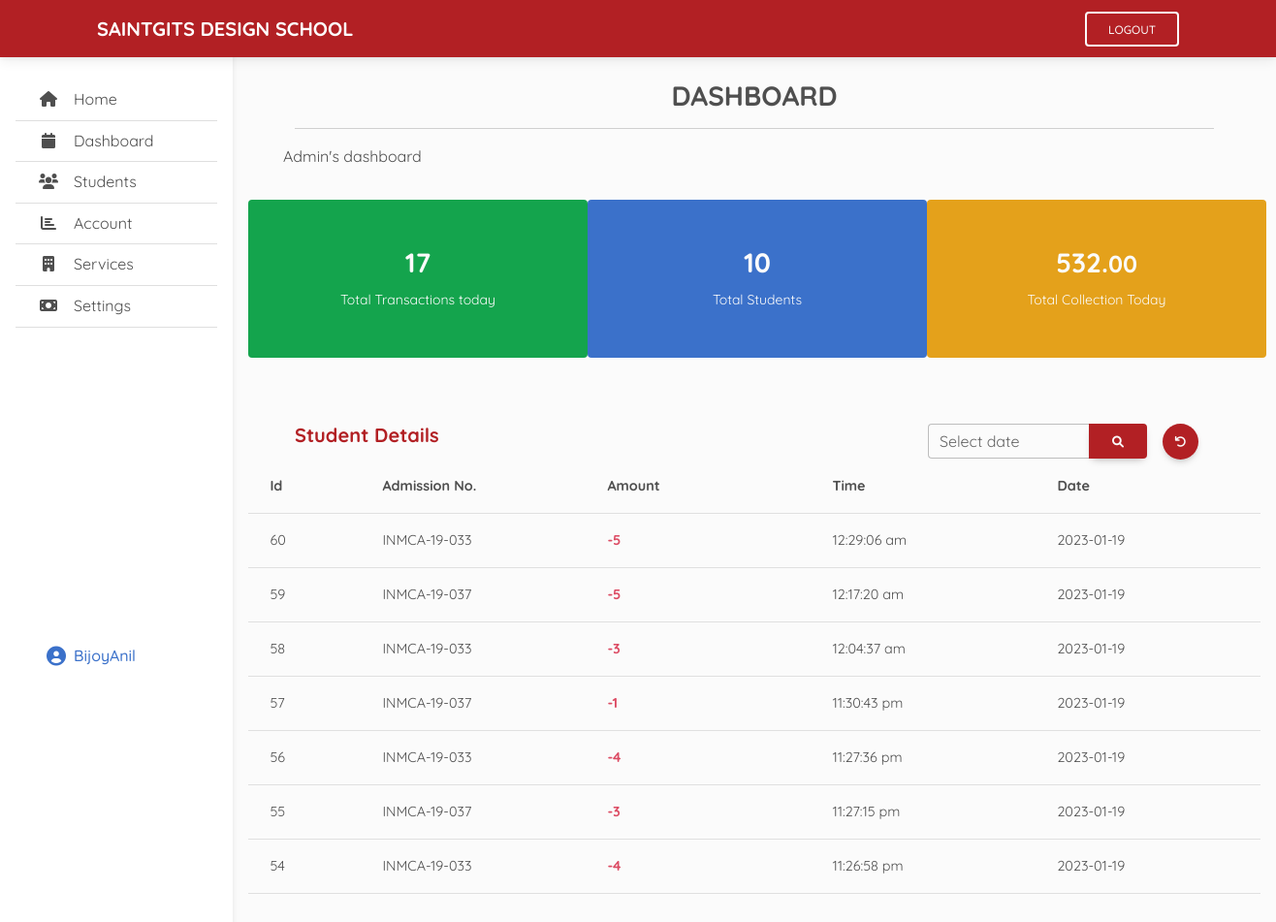
The page /dash.php (signed in) on the database its author committed.
### tables this page shows
CREATE TABLE IF NOT EXISTS `users` (
  `user_id` varchar(255) NOT NULL,
  `password` varchar(255) NOT NULL,
  PRIMARY KEY (`user_id`)
);

CREATE TABLE IF NOT EXISTS `transactions` (
  `t_id` int(100) NOT NULL AUTO_INCREMENT,
  `amt` int(100) NOT NULL,
  `time` varchar(255) NOT NULL,
  `date` date NOT NULL,
  `adm_no` varchar(255) NOT NULL,
  PRIMARY KEY (`t_id`)
);

### dash.php (the view, shortened to what this page needs)
<?php
include "connection.php";
$user_check=$_SESSION['username'];
$ses_sql  = mysqli_query($con,"select user_id from users where user_id='$user_check'");
$row  = mysqli_fetch_array($ses_sql,MYSQLI_ASSOC);
$loggedin_session = $row['user_id'];
$sql ="SELECT count(*) as total from students";
$result=mysqli_query($con,$sql);
$data= mysqli_fetch_assoc($result);
$date = date('Y/m/d');
$sql2 ="SELECT count(*) as total from transactions where date= '$date'";
$result2=mysqli_query($con,$sql2);
$data2= mysqli_fetch_assoc($result2);
$date = date('Y/m/d');
$sql3 ="SELECT sum(amt) as total from transactions where date= '$date' and amt < 0";
$result3=mysqli_query($con,$sql3);
$data3= mysqli_fetch_assoc($result3);
?>
<!DOCTYPE html>
<html lang="en">
<head>
    <link
  href="https://cdnjs.cloudflare.com/ajax/libs/font-awesome/6.0.0/css/all.min.css"
  rel="stylesheet"
/>
<link
  href="https://cdnjs.cloudflare.com/ajax/libs/mdb-ui-kit/6.0.1/mdb.min.css"
  rel="stylesheet"
/>
<link rel="stylesheet" href="css/sideNav.css">
<link rel="stylesheet" href="style.css">
</head>
<body>
<?php
$nav = $_GET['set'];
include 'nav.php';
?>
<nav style="background-color: #b22024;"
       id="main-navbar"
       class="navbar navbar-expand-lg navbar-dark  fixed-top"
       >
    <div class="container">
      <a class="navbar-brand" href="#">
      <b style="text-transform:uppercase">Saintgits Design School</b>
      </a>
      <div class="navbar-nav ms-auto">
        <form action="home.php?set=home" method="post">
                  <button type="submit" name="logout" class="btn btn-outline-light" style="margin-left: 10px;">Logout</button>
                  </form>
               </div>
    </div>
  </nav>
<main style="margin-top: 58px;">
  <div class="mx-3 pt-4">
    <center><h3><b>DASHBOARD</b></h3></center>
    <hr class="mx-5">
    <p class="container mx-4">Admin's dashboard</p>
  <div class="d-sm-flex justify-content-around">
    <div style="min-width: 350px;" class=" my-3 p-5 bg-success text-light dash_box rounded dash_box">
      <center>
      <h3><b><?php echo $data2['total']; ?></b></h3>
      <small>Total Transactions today</small>
      </center>
    </div >
    <div style="min-width: 350px;" class= " my-3 p-5 bg-primary text-light dash_box rounded">
      <center>
      <h3><b><?php echo $data['total']; ?></b></h3>
      <small>Total Students</small>
      </center>
    </div>
    <div style="min-width: 350px;" class="my-3 p-5 bg-warning text-light dash_box rounded">
      <center>
      <h3><b><?php $tot = $data3['total'];
      $tot = $tot * -1;
      echo $tot;
      ?>.<small>00</small></b></h3>
      <small>Total Collection Today</small>
      </center>
    </div>
  </div>
 <br><br>
 <form action="dash.php?set=dash" method="post">
  <div class="container px-5" style="display: flex; justify-content:space-between">
  <h5 style="color: #b22024;"><b>Student Details</b></h5>
    <div style="min-width:max-content; display: flex; align-items:center; justify-content:space-around;">
    <div class="input-group">
  <div class="form-outline">
    <label class="form-label" for="form1">Select date</label>
  </div>
  <button id="search-button" type="submit" name="search" class="btn text-light" style="background-color: #b22024;">
    <i class="fas fa-search"></i>
  </button>
</div><button name="reset" class="btn btn-floating text-light mx-3" style="background-color: #b22024;"><a class="text-light" href="dash.php?set=dash"><i class="fas fa-undo"></i></a></button>
    </div>
  </div>
  </form>
  <div style="height: 450px; overflow-y: auto">
<table class="table">
<tbody class="" style="text-align: left;">
    <tr>
      <td width="100"><b>Id</b></td>
      <td width="200"><b>Admission No.</b></td>
      <td width="200"><b>Amount</b></td>
      <td width="200"><b>Time</b></td>
      <td width="200"><b>Date</b></td>
</tr>
  </tbody>
  <tbody>
  <?php
include "connection.php";
if(isset($_POST['search'])){
  $date1 = $_POST['date'];
 $query_products = "SELECT * FROM transactions WHERE date = '$date1' ORDER BY t_id DESC;";
}
else{
  $query_products = "SELECT * FROM transactions ORDER BY t_id DESC;";
}
$result_products = mysqli_query($con,$query_products);
if($result_products):
  if(mysqli_num_rows($result_products)>0):
      while($products = mysqli_fetch_assoc($result_products)):
        if($products['amt'] < 0){
          $color = 'danger';
        }else{
          $color = 'success';
        }
?>
  <tr>
    <td width="100"><?php echo $products['t_id'] ?></td>
    <td width="200"><?php echo $products['adm_no'] ?></td>
    <td width="200"><b class="text-<?php echo $color; ?>"><?php echo $products['amt'] ?></b></td>
    <td width="200"><?php echo $products['time'] ?></td>
    <td width="200"><?php echo $products['date'] ?></td>
  </tr>
    <?php
                    endwhile;
                endif;
            endif;
            ?>
  </tbody>
</table>
</div>
  </div>
</main>
</body>
</html>

### nav.php (shortened to what this page needs)
<nav
       id="sidebarMenu"
       class="collapse navbar-danger d-lg-block sidebar collapse bg-white"
       >
    <div class="position-sticky">
      <div class="list-group list-group-flush mx-3 mt-4">
        <a
           href="home.php?set=home"
           class="list-group-item list-group-item-action py-2 ripple <?php
           if($nav == 'home'){
            echo "active";
           }else{
            echo "";
           }
           ?>"
           >
          <i class="fas fa-home fa-fw me-3"></i
            ><span>Home</span>
        </a>
        <a
           href="dash.php?set=dash"
           class="list-group-item list-group-item-action py-2 ripple <?php
           if($nav == 'dash'){
            echo "active";
           }else{
            echo "";
           }
           ?>"
           ><i class="fas fa-calendar fa-fw me-3"></i
          ><span>Dashboard</span></a
          >
        <a
           href="students.php?set=stud"
           class="list-group-item list-group-item-action py-2 ripple <?php
           if($nav == 'stud'){
            echo "active";
           }else{
            echo "";
           }
           ?>"
           ><i class="fas fa-users fa-fw me-3"></i><span>Students</span></a
          >
        <a
           href="account.php?set=acc"
           class="list-group-item list-group-item-action py-2 ripple
           <?php
           if($nav == 'acc'){
            echo "active";
           }else{
            echo "";
           }
           ?>"
           ><i class="fas fa-chart-bar fa-fw me-3"></i><span>Account</span></a
          >
        <a
           href="services.php?set=service"
           class="list-group-item list-group-item-action py-2 ripple <?php
           if($nav == 'service'){
            echo "active";
           }else{
            echo "";
           }
           ?>"
           ><i class="fas fa-building fa-fw me-3"></i
          ><span>Services</span></a
          >
        <a
           href="#"
           class="list-group-item list-group-item-action py-2 ripple"
           ><i class="fas fa-money-bill fa-fw me-3"></i><span>Settings</span></a
          >
          <br><br><br><br><br><br><br><br><br><br><br>
          <h6 class="text-primary mx-4 mt-5"><i class="fa-lg fas fa-user-circle mx-2"></i><?php echo $loggedin_session ?></h6>
      </div>
    </div>
  </nav>

### css/sideNav.css (style rules this page uses)
body { background-color: #fbfbfb; }
@media (min-width: 991.98px) { main { padding-left: 240px; } }
.sidebar { position: fixed; top: 0; bottom: 0; left: 0; padding: 58px 0 0; box-shadow: 0 2px 5px 0 rgb(0 0 0 / 5%), 0 2px 10px 0 rgb(0 0 0 / 5%); width: 240px; z-index: 600; }

### dash.php (style rules this page uses)
* { font-family: Quicksand; }
body { overflow-x: hidden; }

### rows shown on the page
users: user_id "BijoyAnil"
transactions: t_id "60", adm_no "INMCA-19-033", amt "-5", time "12:29:06 am", date "2023-01-19"
transactions: t_id "59", adm_no "INMCA-19-037", amt "-5", time "12:17:20 am", date "2023-01-19"
transactions: t_id "58", adm_no "INMCA-19-033", amt "-3", time "12:04:37 am", date "2023-01-19"
transactions: t_id "57", adm_no "INMCA-19-037", amt "-1", time "11:30:43 pm", date "2023-01-19"
transactions: t_id "56", adm_no "INMCA-19-033", amt "-4", time "11:27:36 pm", date "2023-01-19"
transactions: t_id "55", adm_no "INMCA-19-037", amt "-3", time "11:27:15 pm", date "2023-01-19"
transactions: t_id "54", adm_no "INMCA-19-033", amt "-4", time "11:26:58 pm", date "2023-01-19"

### other values the page prints
$data2['total'] "17"
$data['total'] "10"
$tot "532"
